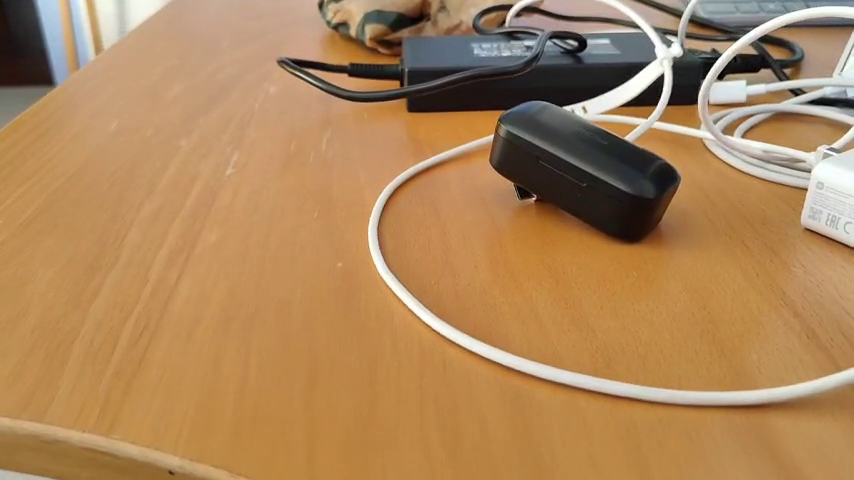
#> input picture frame 25 of optical_flow/moving_camera_3.mp4, 854 x 480 px
$ python optical_flow.py
#> lines starting #> are read from the running program, lines starting #| are printed output that depends on the picture; long printed decimals are rounded
import cv2 as cv
import numpy as np
import matplotlib.pyplot as plt
import time


from scipy.stats import mode
from argparse import ArgumentParser

if __name__ == '__main__':
    ap = ArgumentParser()
    ap.add_argument('-rec', '--record', default=False, action='store_true', help='Record?')
    ap.add_argument('-pscale', '--pyr_scale', default=0.5, type=float,
                    help='Image scale (<1) to build pyramids for each image')
    ap.add_argument('-l', '--levels', default=3, type=int, help='Number of pyramid layers')
    ap.add_argument('-w', '--winsize', default=15, type=int, help='Averaging window size')
    ap.add_argument('-i', '--iterations', default=3, type=int,
                    help='Number of iterations the algorithm does at each pyramid level')
    ap.add_argument('-pn', '--poly_n', default=5, type=int,
                    help='Size of the pixel neighborhood used to find polynomial expansion in each pixel')
    ap.add_argument('-psigma', '--poly_sigma', default=1.1, type=float,
                    help='Standard deviation of the Gaussian that is used to smooth derivatives used as a basis for the polynomial expansion')
    ap.add_argument('-th', '--threshold', default=10.0, type=float, help='Threshold value for magnitude')
    ap.add_argument('-p', '--plot', default=False, action='store_true', help='Plot accumulators?')
    ap.add_argument('-rgb', '--rgb', default=False, action='store_true', help='Show RGB mask?')
    ap.add_argument('-s', '--size', default=10, type=int, help='Size of accumulator for directions map')

    args = vars(ap.parse_args())

    directions_map = np.zeros([args['size'], 5])
    angles_list = []

    # cap = cv.VideoCapture('moving_camera_1.mp4')
    # cap = cv.VideoCapture('moving_camera_2.mp4')
    # cap = cv.VideoCapture('moving_camera_2_speed_4x.mp4')
    cap = cv.VideoCapture('moving_camera_3.mp4')
    # cap = cv.VideoCapture('car_dashcam.mp4')
    if args['record']:
        h = int(cap.get(cv.CAP_PROP_FRAME_HEIGHT))
        w = int(cap.get(cv.CAP_PROP_FRAME_WIDTH))
        codec = cv.VideoWriter_fourcc(*'MPEG')
        out = cv.VideoWriter('out.avi', codec, 10.0, (w, h))

    if args['plot']:
        plt.ion()

    frame_previous = cap.read()[1]
#> frame_previous is the input picture: shape (480, 854, 3); mean B, G, R 90.6, 133.3, 172.5
    gray_previous = cv.cvtColor(frame_previous, cv.COLOR_BGR2GRAY)
    hsv = np.zeros_like(frame_previous)
    hsv[:, :, 1] = 255
    param = {
        'pyr_scale': args['pyr_scale'],
        'levels': args['levels'],
        'winsize': args['winsize'],
        'iterations': args['iterations'],
        'poly_n': args['poly_n'],
        'poly_sigma': args['poly_sigma'],
        'flags': cv.OPTFLOW_LK_GET_MIN_EIGENVALS
    }

    locArray = []
    flowsArray = []

    previous_timestamp = time.time();
    current_timestamp = 0

    total_displacement_x = 0
    total_displacement_y = 0

    while True:
        grabbed, frame = cap.read()
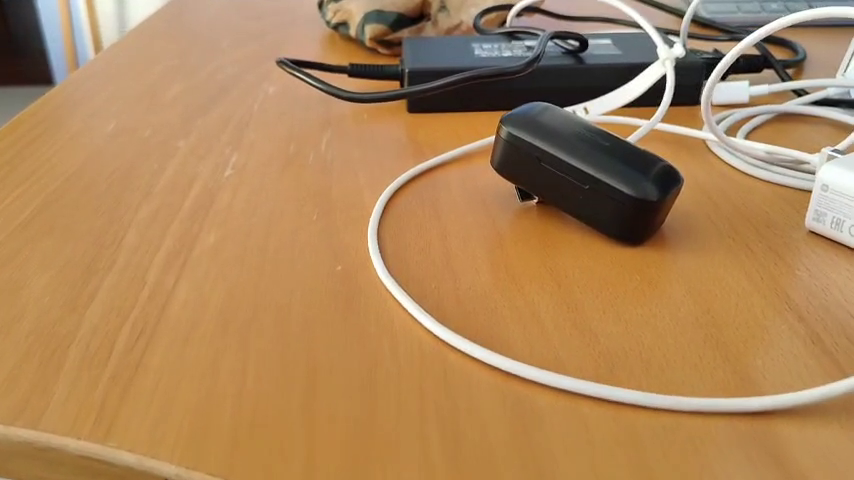
#> input picture frame 26 of optical_flow/moving_camera_3.mp4, 854 x 480 px
#> frame is the input picture: shape (480, 854, 3); mean B, G, R 90.1, 133, 172.1
        if not grabbed:
            break

        current_timestamp = time.time();
        time_difference = current_timestamp - previous_timestamp

        print("time difference:", time_difference)

        gray = cv.cvtColor(frame, cv.COLOR_BGR2GRAY)
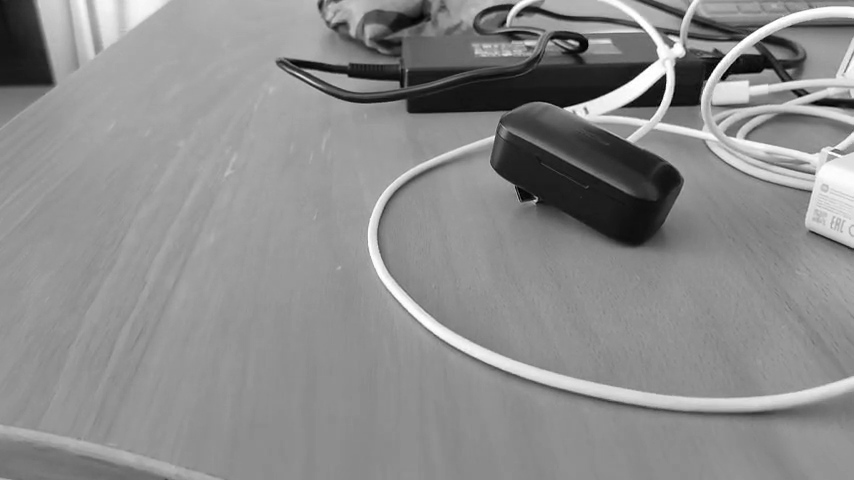
#> gray: shape (480, 854); min 0, max 255, mean 139.8
        flow = cv.calcOpticalFlowFarneback(gray_previous, gray, None, **param)
        image_flow_x = np.mean(flow[:, :, 0])
#> image_flow_x = 0.508
        image_flow_y = np.mean(flow[:, :, 1])
#> image_flow_y = 0.949

        total_displacement_x += image_flow_x
#> total_displacement_x = 0.508
        total_displacement_y += image_flow_y
#> total_displacement_y = 0.949


        flowsArray.append(flow)
        print("flow:", flow)
#> (printed output is left out)
        mag, ang = cv.cartToPolar(flow[:, :, 0], flow[:, :, 1], angleInDegrees=True)
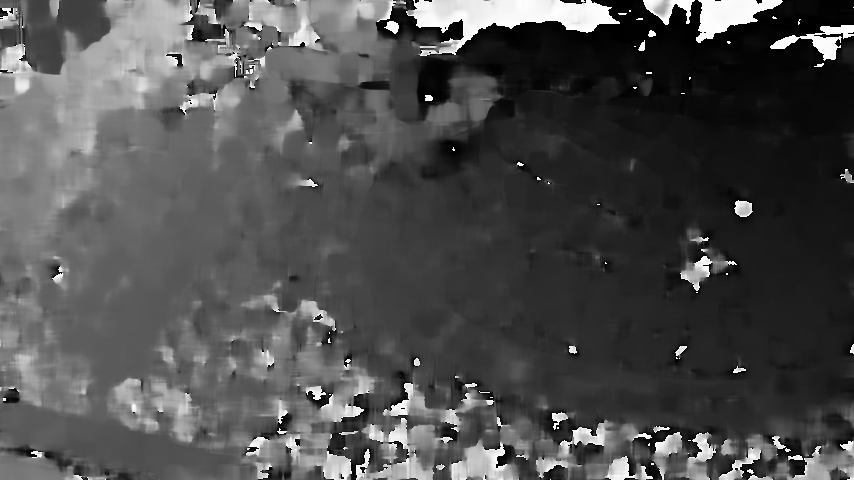
#> ang: shape (480, 854) float32; min 0.000148, max 360, mean 111.3; drawn with min black and max white
        # print("cartToPolar", cv.cartToPolar(flow[:, :, 0], flow[:, :, 1], angleInDegrees=True))
        ang_180 = ang/2
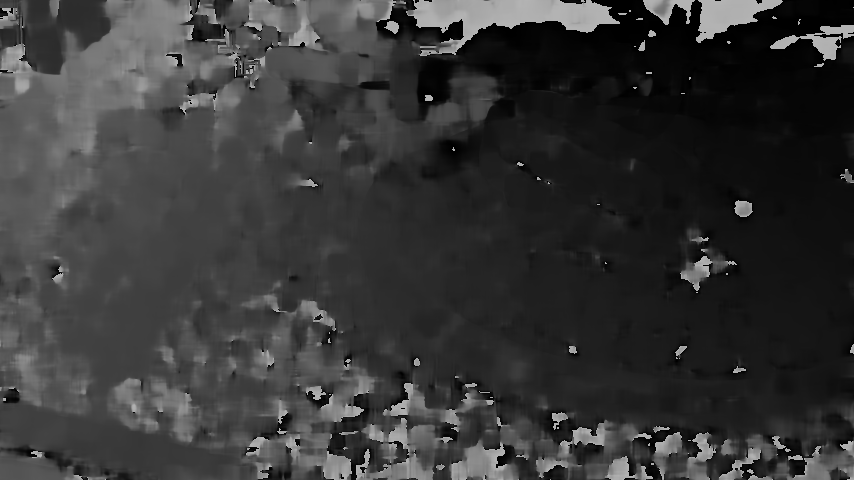
#> ang_180: shape (480, 854) float32; min 7.41e-05, max 180, mean 55.6
        gray_previous = gray


        print("mag:", mag)
#> (printed output is left out)
        print("frame:", frame)
#> (printed output is left out)

        move_sense = ang[mag > args['threshold']]
#> move_sense = 1074 values, max 177.6 at index 1063, min 6.01 at index 0, mean 132.9
        move_mode = mode(move_sense)[0]
#> move_mode = 6.01

        print("move_sense:", mode(move_sense))
#| move_sense: ModeResult(mode=6.007, count=1)

        print("move_mode: ", move_mode)
#| move_mode:  6.007
        # angles_list.append({"angle": move_mode, "time_difference": time_difference})
        angles_list.append(move_mode)


        if 10 < move_mode <= 100:
            directions_map[-1, 0] = 1
            directions_map[-1, 1:] = 0
            directions_map = np.roll(directions_map, -1, axis=0)
        elif 100 < move_mode <= 190:
            directions_map[-1, 1] = 1
            directions_map[-1, :1] = 0
            directions_map[-1, 2:] = 0
            directions_map = np.roll(directions_map, -1, axis=0)
        elif 190 < move_mode <= 280:
            directions_map[-1, 2] = 1
            directions_map[-1, :2] = 0
            directions_map[-1, 3:] = 0
            directions_map = np.roll(directions_map, -1, axis=0)
        elif 280 < move_mode or move_mode < 10:
            directions_map[-1, 3] = 1
            directions_map[-1, :3] = 0
            directions_map[-1, 4:] = 0
            directions_map = np.roll(directions_map, -1, axis=0)
        else:
            directions_map[-1, -1] = 1
            directions_map[-1, :-1] = 0
            directions_map = np.roll(directions_map, 1, axis=0)

        if args['plot']:
            plt.clf()
            plt.plot(directions_map[:, 0], label='Forward')
            plt.plot(directions_map[:, 1], label='Left')
            plt.plot(directions_map[:, 2], label='Backward')
            plt.plot(directions_map[:, 3], label='Right')
            plt.plot(directions_map[:, 4], label='Waiting')
            plt.legend(loc=2)
            plt.pause(1e-5)
            plt.show()

        loc = directions_map.mean(axis=0).argmax()
        if loc == 0:
            text = 'Moving forward'
        elif loc == 1:
            text = 'Moving to the left'
        elif loc == 2:
            text = 'Moving backward'
        elif loc == 3:
            text = 'Moving to the right'
        else:
            text = 'WAITING'

        # text = str(move_mode)
        text = str(image_flow_x) + " " + str(image_flow_y)
#> text = '0.5077938 0.9491844'

        if loc in [0, 1, 2, 3]:
            locArray.append(loc)

        hsv[:, :, 0] = ang_180
        hsv[:, :, 2] = cv.normalize(mag, None, 0, 255, cv.NORM_MINMAX)
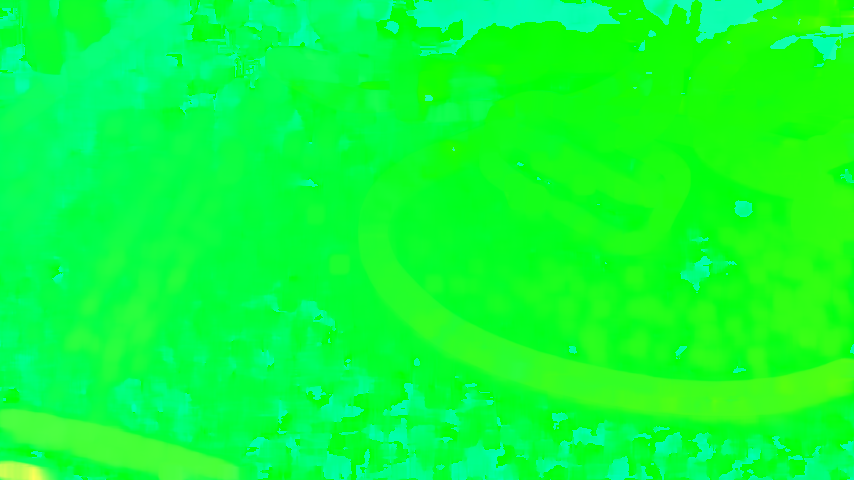
#> hsv: shape (480, 854, 3); mean of channels 0, 1, 2 55.1, 255, 12.2; drawn as B, G, R
        # normalized = cv.normalize(mag, None, 0, 255, cv.NORM_MINMAX)
        print("hsv:", hsv[:, :, 2]);
#> (printed output is left out)
        rgb = cv.cvtColor(hsv, cv.COLOR_HSV2BGR)
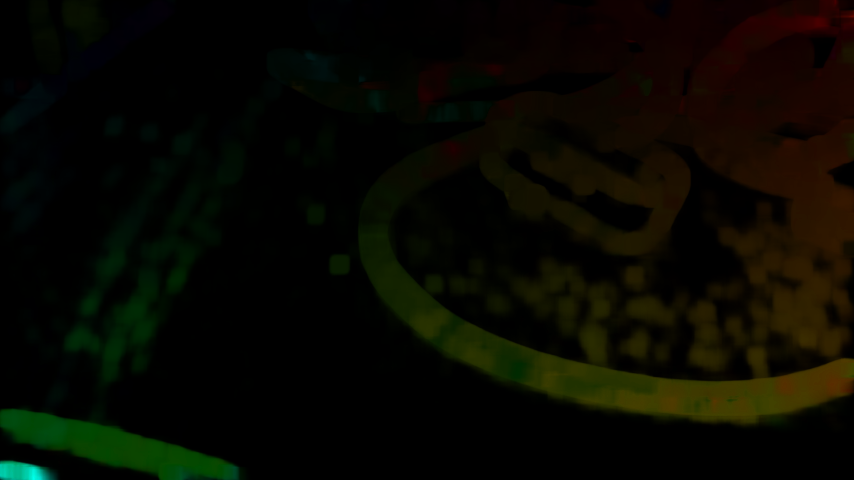
#> rgb: shape (480, 854, 3); mean B, G, R 0.8, 8.7, 8.6

        frame = cv.flip(frame, 1)
        cv.putText(frame, text, (30, 90), cv.FONT_HERSHEY_COMPLEX, frame.shape[1] / 500, (0, 0, 255), 2)
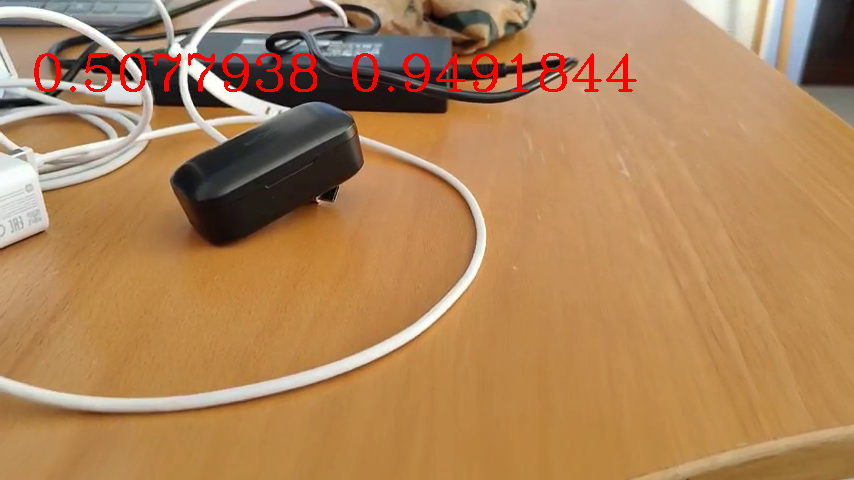
#> frame: shape (480, 854, 3); mean B, G, R 88.8, 131.5, 174.3


        k = cv.waitKey(1) & 0xff
#> (key q is pressed here)
        if k == ord('q'):
            break
        if args['record']:
            out.write(frame)
        if args['rgb']:
            cv.imshow('Mask', rgb)
        cv.imshow('Frame', frame)
        k = cv.waitKey(1) & 0xff
        if k == ord('q'):
            break

        previous_timestamp = current_timestamp

    cap.release()
    if args['record']:
        out.release()
    if args['plot']:
        plt.ioff()
    cv.destroyAllWindows()
    print(angles_list)
#| [6.007]

    print(locArray)


#     # average of flows array
#     print(flowsArray);
#     a = flowsArray[:][0]
#     print("a", a)

# # flow[:, :, 0], flow[:, :, 1],


    print("total x:", total_displacement_x)
#| total x: 0.5078
    print("total y:", total_displacement_y)
#| total y: 0.9492


    # je hebt nu per frame het gemiddelde versnelling/flow voor de x en voor de y. (2 gemiddeldes)
    # -> per frame elk gemiddelde (dus van x en van y) integreren over de tijd (de duur van één frame)
    # -> dan heb je de snelheid van de x en van de y in elk frame

    # -> en dan die snelheden integreren over de tijdsduur van één frame
    # -> dan heb je de displacement x en de displacement y per frame

    # en dan tel je die displacements weer op bij die total displacement van elke (die eerst 0 was)
    # en dan zien we wel weer

$ run again, starting later in the video
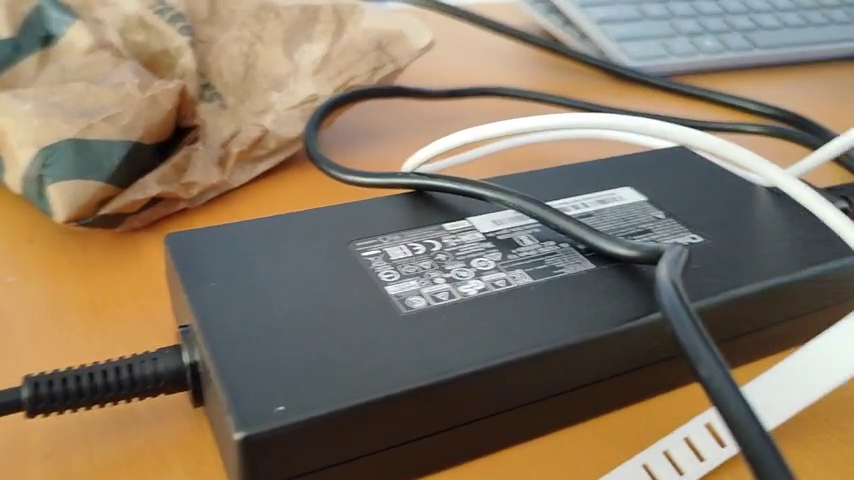
#> input picture frame 116 of optical_flow/moving_camera_3.mp4, 854 x 480 px
#> frame_previous is the input picture: shape (480, 854, 3); mean B, G, R 100.8, 120.5, 135.4
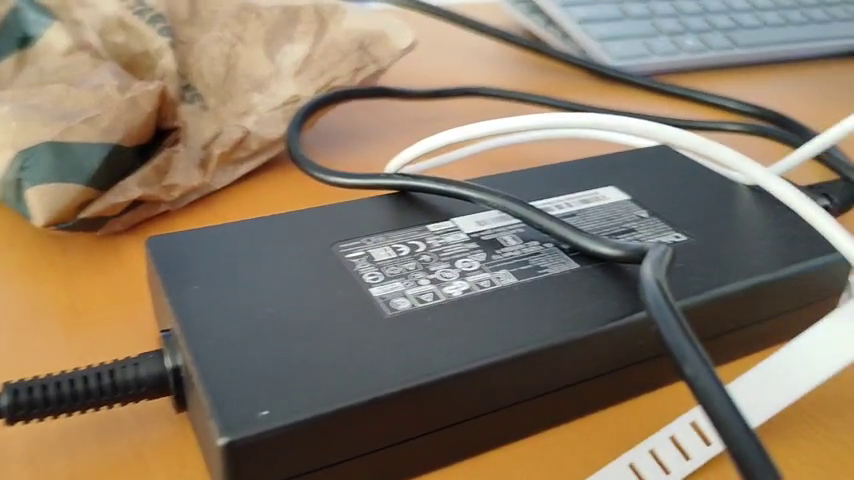
#> input picture frame 117 of optical_flow/moving_camera_3.mp4, 854 x 480 px
#> frame is the input picture: shape (480, 854, 3); mean B, G, R 101.4, 120.6, 135.6
#> image_flow_x = -9.9
#> image_flow_y = 0.338
#> total_displacement_x = -9.9
#> total_displacement_y = 0.338
#> (printed output is left out)
#> (printed output is left out)
#> (printed output is left out)
#> move_mode = 180
#| move_sense: ModeResult(mode=180.010, count=6)
#| move_mode:  180.010
#> text = '-9.897417 0.33837175'
#> (printed output is left out)
#> `cv.putText(frame, text, (30, 90), cv.FONT_HERSHEY_COMPLEX, frame.shape..`:
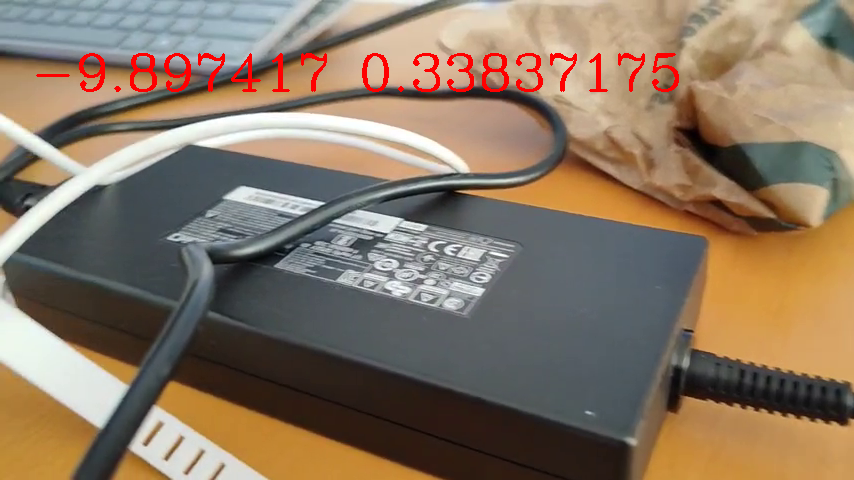
#> frame: shape (480, 854, 3); mean B, G, R 99.7, 118.6, 136.8
#| [180.010]
#| total x: -9.897
#| total y: 0.3384

$ run again, starting later in the video
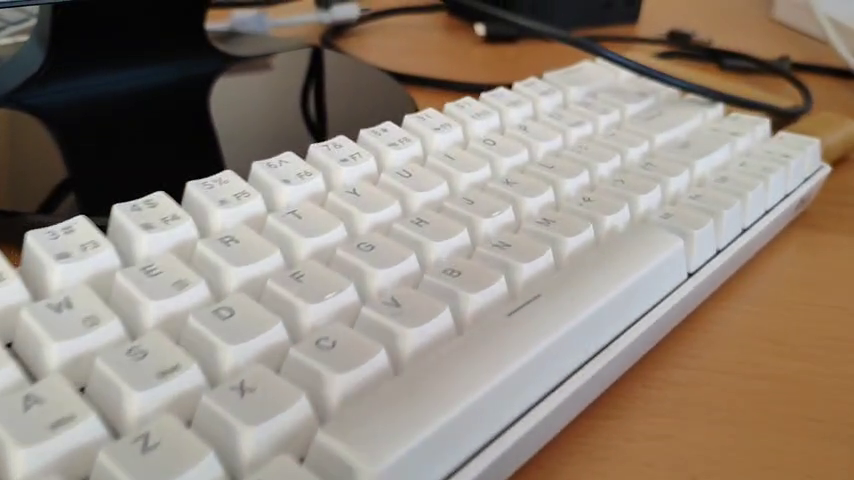
#> input picture frame 207 of optical_flow/moving_camera_3.mp4, 854 x 480 px
#> frame_previous is the input picture: shape (480, 854, 3); mean B, G, R 124.1, 135.7, 147.4
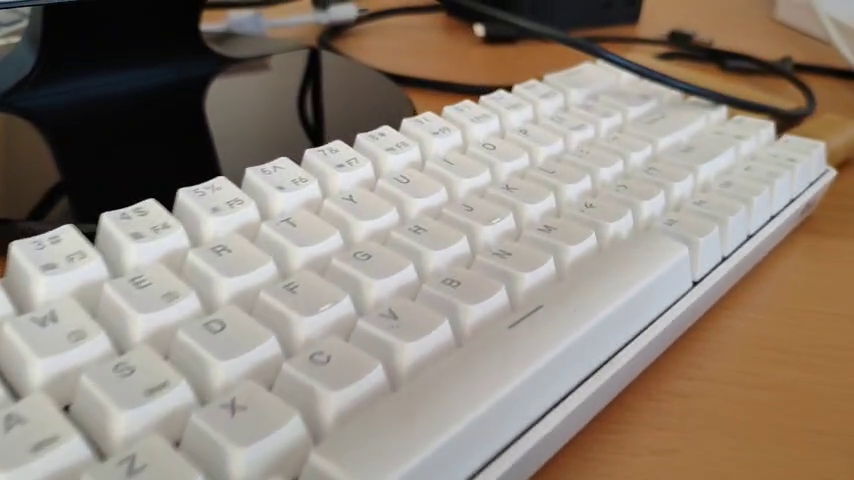
#> input picture frame 208 of optical_flow/moving_camera_3.mp4, 854 x 480 px
#> frame is the input picture: shape (480, 854, 3); mean B, G, R 123.8, 135.1, 146.5
#> image_flow_x = -1.46
#> image_flow_y = 4.24
#> total_displacement_x = -1.46
#> total_displacement_y = 4.24
#> (printed output is left out)
#> (printed output is left out)
#> (printed output is left out)
#> move_mode = 124.2
#| move_sense: ModeResult(mode=124.199, count=3)
#| move_mode:  124.199
#> text = '-1.4550813 4.239365'
#> (printed output is left out)
#> `cv.putText(frame, text, (30, 90), cv.FONT_HERSHEY_COMPLEX, frame.shape..`:
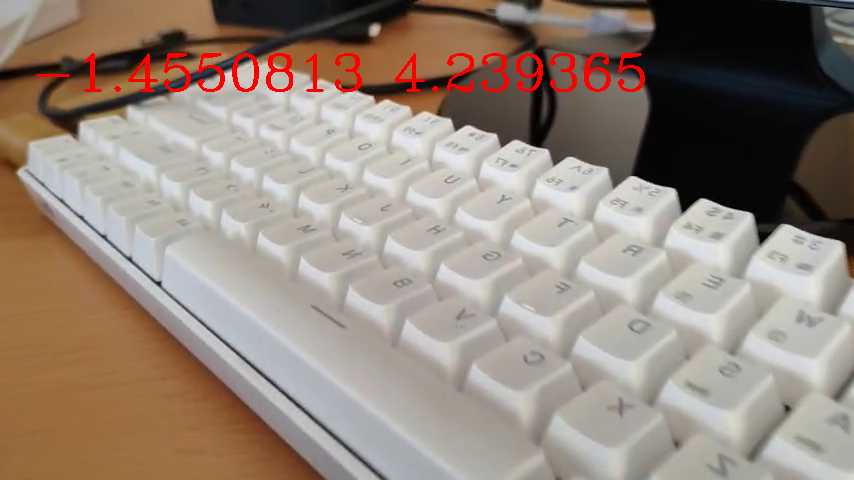
#> frame: shape (480, 854, 3); mean B, G, R 122.8, 133.8, 148.5
#| [124.199]
#| total x: -1.455
#| total y: 4.239
